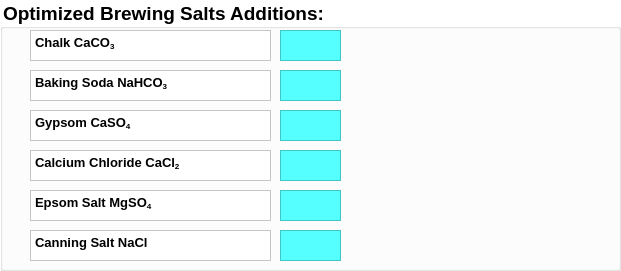
   <widget class="QGroupBox" name="groupBox_5">
    <property name="geometry">
     <rect>
      <x>30</x>
      <y>480</y>
      <width>621</width>
      <height>271</height>
     </rect>
    </property>
    <property name="font">
     <font>
      <pointsize>14</pointsize>
      <weight>75</weight>
      <bold>true</bold>
     </font>
    </property>
    <property name="styleSheet">
     <string notr="true">background-color: rgb(255, 255, 255);</string>
    </property>
    <property name="title">
     <string>Optimized Brewing Salts Additions:</string>
    </property>
    <widget class="QTextEdit" name="textEdit_43">
     <property name="geometry">
      <rect>
       <x>30</x>
       <y>230</y>
       <width>241</width>
       <height>31</height>
      </rect>
     </property>
     <property name="html">
      <string>&lt;!DOCTYPE HTML PUBLIC &quot;-//W3C//DTD HTML 4.0//EN&quot; &quot;http://www.w3.org/TR/REC-html40/strict.dtd&quot;&gt;
&lt;html&gt;&lt;head&gt;&lt;meta name=&quot;qrichtext&quot; content=&quot;1&quot; /&gt;&lt;style type=&quot;text/css&quot;&gt;
p, li { white-space: pre-wrap; }
&lt;/style&gt;&lt;/head&gt;&lt;body style=&quot; font-family:'MS Shell Dlg 2'; font-size:7.8pt; font-weight:400; font-style:normal;&quot;&gt;
&lt;p style=&quot; margin-top:0px; margin-bottom:0px; margin-left:0px; margin-right:0px; -qt-block-indent:0; text-indent:0px;&quot;&gt;&lt;span style=&quot; font-size:10pt; font-weight:600;&quot;&gt;Canning Salt NaCl&lt;/span&gt;&lt;/p&gt;&lt;/body&gt;&lt;/html&gt;</string>
     </property>
    </widget>
    <widget class="QTextEdit" name="textEdit_40">
     <property name="geometry">
      <rect>
       <x>280</x>
       <y>190</y>
       <width>61</width>
       <height>31</height>
      </rect>
     </property>
     <property name="styleSheet">
      <string notr="true">background-color: rgb(85, 255, 255);</string>
     </property>
     <property name="readOnly">
      <bool>false</bool>
     </property>
     <property name="html">
      <string>&lt;!DOCTYPE HTML PUBLIC &quot;-//W3C//DTD HTML 4.0//EN&quot; &quot;http://www.w3.org/TR/REC-html40/strict.dtd&quot;&gt;
&lt;html&gt;&lt;head&gt;&lt;meta name=&quot;qrichtext&quot; content=&quot;1&quot; /&gt;&lt;style type=&quot;text/css&quot;&gt;
p, li { white-space: pre-wrap; }
&lt;/style&gt;&lt;/head&gt;&lt;body style=&quot; font-family:'MS Shell Dlg 2'; font-size:7.8pt; font-weight:400; font-style:normal;&quot;&gt;
&lt;p style=&quot;-qt-paragraph-type:empty; margin-top:0px; margin-bottom:0px; margin-left:0px; margin-right:0px; -qt-block-indent:0; text-indent:0px;&quot;&gt;&lt;br /&gt;&lt;/p&gt;&lt;/body&gt;&lt;/html&gt;</string>
     </property>
    </widget>
    <widget class="QTextEdit" name="textEdit_35">
     <property name="geometry">
      <rect>
       <x>30</x>
       <y>110</y>
       <width>241</width>
       <height>31</height>
      </rect>
     </property>
     <property name="html">
      <string>&lt;!DOCTYPE HTML PUBLIC &quot;-//W3C//DTD HTML 4.0//EN&quot; &quot;http://www.w3.org/TR/REC-html40/strict.dtd&quot;&gt;
&lt;html&gt;&lt;head&gt;&lt;meta name=&quot;qrichtext&quot; content=&quot;1&quot; /&gt;&lt;style type=&quot;text/css&quot;&gt;
p, li { white-space: pre-wrap; }
&lt;/style&gt;&lt;/head&gt;&lt;body style=&quot; font-family:'MS Shell Dlg 2'; font-size:7.8pt; font-weight:400; font-style:normal;&quot;&gt;
&lt;p style=&quot; margin-top:0px; margin-bottom:0px; margin-left:0px; margin-right:0px; -qt-block-indent:0; text-indent:0px;&quot;&gt;&lt;span style=&quot; font-size:10pt; font-weight:600;&quot;&gt;Gypsom CaSO&lt;/span&gt;&lt;span style=&quot; font-size:10pt; font-weight:600; vertical-align:sub;&quot;&gt;4&lt;/span&gt;&lt;/p&gt;&lt;/body&gt;&lt;/html&gt;</string>
     </property>
    </widget>
    <widget class="QTextEdit" name="textEdit_41">
     <property name="geometry">
      <rect>
       <x>30</x>
       <y>190</y>
       <width>241</width>
       <height>31</height>
      </rect>
     </property>
     <property name="html">
      <string>&lt;!DOCTYPE HTML PUBLIC &quot;-//W3C//DTD HTML 4.0//EN&quot; &quot;http://www.w3.org/TR/REC-html40/strict.dtd&quot;&gt;
&lt;html&gt;&lt;head&gt;&lt;meta name=&quot;qrichtext&quot; content=&quot;1&quot; /&gt;&lt;style type=&quot;text/css&quot;&gt;
p, li { white-space: pre-wrap; }
&lt;/style&gt;&lt;/head&gt;&lt;body style=&quot; font-family:'MS Shell Dlg 2'; font-size:7.8pt; font-weight:400; font-style:normal;&quot;&gt;
&lt;p style=&quot; margin-top:0px; margin-bottom:0px; margin-left:0px; margin-right:0px; -qt-block-indent:0; text-indent:0px;&quot;&gt;&lt;span style=&quot; font-size:10pt; font-weight:600;&quot;&gt;Epsom Salt MgSO&lt;/span&gt;&lt;span style=&quot; font-size:10pt; font-weight:600; vertical-align:sub;&quot;&gt;4&lt;/span&gt;&lt;/p&gt;&lt;/body&gt;&lt;/html&gt;</string>
     </property>
    </widget>
    <widget class="QTextEdit" name="textEdit_38">
     <property name="geometry">
      <rect>
       <x>280</x>
       <y>150</y>
       <width>61</width>
       <height>31</height>
      </rect>
     </property>
     <property name="styleSheet">
      <string notr="true">background-color: rgb(85, 255, 255);</string>
     </property>
     <property name="readOnly">
      <bool>false</bool>
     </property>
     <property name="html">
      <string>&lt;!DOCTYPE HTML PUBLIC &quot;-//W3C//DTD HTML 4.0//EN&quot; &quot;http://www.w3.org/TR/REC-html40/strict.dtd&quot;&gt;
&lt;html&gt;&lt;head&gt;&lt;meta name=&quot;qrichtext&quot; content=&quot;1&quot; /&gt;&lt;style type=&quot;text/css&quot;&gt;
p, li { white-space: pre-wrap; }
&lt;/style&gt;&lt;/head&gt;&lt;body style=&quot; font-family:'MS Shell Dlg 2'; font-size:7.8pt; font-weight:400; font-style:normal;&quot;&gt;
&lt;p style=&quot;-qt-paragraph-type:empty; margin-top:0px; margin-bottom:0px; margin-left:0px; margin-right:0px; -qt-block-indent:0; text-indent:0px;&quot;&gt;&lt;br /&gt;&lt;/p&gt;&lt;/body&gt;&lt;/html&gt;</string>
     </property>
    </widget>
    <widget class="QTextEdit" name="textEdit_33">
     <property name="geometry">
      <rect>
       <x>280</x>
       <y>30</y>
       <width>61</width>
       <height>31</height>
      </rect>
     </property>
     <property name="styleSheet">
      <string notr="true">background-color: rgb(85, 255, 255);</string>
     </property>
     <property name="readOnly">
      <bool>false</bool>
     </property>
     <property name="html">
      <string>&lt;!DOCTYPE HTML PUBLIC &quot;-//W3C//DTD HTML 4.0//EN&quot; &quot;http://www.w3.org/TR/REC-html40/strict.dtd&quot;&gt;
&lt;html&gt;&lt;head&gt;&lt;meta name=&quot;qrichtext&quot; content=&quot;1&quot; /&gt;&lt;style type=&quot;text/css&quot;&gt;
p, li { white-space: pre-wrap; }
&lt;/style&gt;&lt;/head&gt;&lt;body style=&quot; font-family:'MS Shell Dlg 2'; font-size:7.8pt; font-weight:400; font-style:normal;&quot;&gt;
&lt;p style=&quot;-qt-paragraph-type:empty; margin-top:0px; margin-bottom:0px; margin-left:0px; margin-right:0px; -qt-block-indent:0; text-indent:0px;&quot;&gt;&lt;br /&gt;&lt;/p&gt;&lt;/body&gt;&lt;/html&gt;</string>
     </property>
    </widget>
    <widget class="QTextEdit" name="textEdit_34">
     <property name="geometry">
      <rect>
       <x>280</x>
       <y>110</y>
       <width>61</width>
       <height>31</height>
      </rect>
     </property>
     <property name="styleSheet">
      <string notr="true">background-color: rgb(85, 255, 255);</string>
     </property>
     <property name="readOnly">
      <bool>false</bool>
     </property>
     <property name="html">
      <string>&lt;!DOCTYPE HTML PUBLIC &quot;-//W3C//DTD HTML 4.0//EN&quot; &quot;http://www.w3.org/TR/REC-html40/strict.dtd&quot;&gt;
&lt;html&gt;&lt;head&gt;&lt;meta name=&quot;qrichtext&quot; content=&quot;1&quot; /&gt;&lt;style type=&quot;text/css&quot;&gt;
p, li { white-space: pre-wrap; }
&lt;/style&gt;&lt;/head&gt;&lt;body style=&quot; font-family:'MS Shell Dlg 2'; font-size:7.8pt; font-weight:400; font-style:normal;&quot;&gt;
&lt;p style=&quot;-qt-paragraph-type:empty; margin-top:0px; margin-bottom:0px; margin-left:0px; margin-right:0px; -qt-block-indent:0; text-indent:0px;&quot;&gt;&lt;br /&gt;&lt;/p&gt;&lt;/body&gt;&lt;/html&gt;</string>
     </property>
    </widget>
    <widget class="QTextEdit" name="textEdit_37">
     <property name="geometry">
      <rect>
       <x>30</x>
       <y>70</y>
       <width>241</width>
       <height>31</height>
      </rect>
     </property>
     <property name="html">
      <string>&lt;!DOCTYPE HTML PUBLIC &quot;-//W3C//DTD HTML 4.0//EN&quot; &quot;http://www.w3.org/TR/REC-html40/strict.dtd&quot;&gt;
&lt;html&gt;&lt;head&gt;&lt;meta name=&quot;qrichtext&quot; content=&quot;1&quot; /&gt;&lt;style type=&quot;text/css&quot;&gt;
p, li { white-space: pre-wrap; }
&lt;/style&gt;&lt;/head&gt;&lt;body style=&quot; font-family:'MS Shell Dlg 2'; font-size:7.8pt; font-weight:400; font-style:normal;&quot;&gt;
&lt;p style=&quot; margin-top:0px; margin-bottom:0px; margin-left:0px; margin-right:0px; -qt-block-indent:0; text-indent:0px;&quot;&gt;&lt;span style=&quot; font-size:10pt; font-weight:600;&quot;&gt;Baking Soda NaHCO&lt;/span&gt;&lt;span style=&quot; font-size:10pt; font-weight:600; vertical-align:sub;&quot;&gt;3&lt;/span&gt;&lt;/p&gt;&lt;/body&gt;&lt;/html&gt;</string>
     </property>
    </widget>
    <widget class="QTextEdit" name="textEdit_32">
     <property name="geometry">
      <rect>
       <x>30</x>
       <y>30</y>
       <width>241</width>
       <height>31</height>
      </rect>
     </property>
     <property name="html">
      <string>&lt;!DOCTYPE HTML PUBLIC &quot;-//W3C//DTD HTML 4.0//EN&quot; &quot;http://www.w3.org/TR/REC-html40/strict.dtd&quot;&gt;
&lt;html&gt;&lt;head&gt;&lt;meta name=&quot;qrichtext&quot; content=&quot;1&quot; /&gt;&lt;style type=&quot;text/css&quot;&gt;
p, li { white-space: pre-wrap; }
&lt;/style&gt;&lt;/head&gt;&lt;body style=&quot; font-family:'MS Shell Dlg 2'; font-size:7.8pt; font-weight:400; font-style:normal;&quot;&gt;
&lt;p style=&quot; margin-top:0px; margin-bottom:0px; margin-left:0px; margin-right:0px; -qt-block-indent:0; text-indent:0px;&quot;&gt;&lt;span style=&quot; font-size:10pt; font-weight:600;&quot;&gt;Chalk CaCO&lt;/span&gt;&lt;span style=&quot; font-size:10pt; font-weight:600; vertical-align:sub;&quot;&gt;3&lt;/span&gt;&lt;/p&gt;&lt;/body&gt;&lt;/html&gt;</string>
     </property>
    </widget>
    <widget class="QTextEdit" name="textEdit_36">
     <property name="geometry">
      <rect>
       <x>280</x>
       <y>70</y>
       <width>61</width>
       <height>31</height>
      </rect>
     </property>
     <property name="styleSheet">
      <string notr="true">background-color: rgb(85, 255, 255);</string>
     </property>
     <property name="readOnly">
      <bool>false</bool>
     </property>
     <property name="html">
      <string>&lt;!DOCTYPE HTML PUBLIC &quot;-//W3C//DTD HTML 4.0//EN&quot; &quot;http://www.w3.org/TR/REC-html40/strict.dtd&quot;&gt;
&lt;html&gt;&lt;head&gt;&lt;meta name=&quot;qrichtext&quot; content=&quot;1&quot; /&gt;&lt;style type=&quot;text/css&quot;&gt;
p, li { white-space: pre-wrap; }
&lt;/style&gt;&lt;/head&gt;&lt;body style=&quot; font-family:'MS Shell Dlg 2'; font-size:7.8pt; font-weight:400; font-style:normal;&quot;&gt;
&lt;p style=&quot;-qt-paragraph-type:empty; margin-top:0px; margin-bottom:0px; margin-left:0px; margin-right:0px; -qt-block-indent:0; text-indent:0px;&quot;&gt;&lt;br /&gt;&lt;/p&gt;&lt;/body&gt;&lt;/html&gt;</string>
     </property>
    </widget>
    <widget class="QTextEdit" name="textEdit_39">
     <property name="geometry">
      <rect>
       <x>30</x>
       <y>150</y>
       <width>241</width>
       <height>31</height>
      </rect>
     </property>
     <property name="html">
      <string>&lt;!DOCTYPE HTML PUBLIC &quot;-//W3C//DTD HTML 4.0//EN&quot; &quot;http://www.w3.org/TR/REC-html40/strict.dtd&quot;&gt;
&lt;html&gt;&lt;head&gt;&lt;meta name=&quot;qrichtext&quot; content=&quot;1&quot; /&gt;&lt;style type=&quot;text/css&quot;&gt;
p, li { white-space: pre-wrap; }
&lt;/style&gt;&lt;/head&gt;&lt;body style=&quot; font-family:'MS Shell Dlg 2'; font-size:7.8pt; font-weight:400; font-style:normal;&quot;&gt;
&lt;p style=&quot; margin-top:0px; margin-bottom:0px; margin-left:0px; margin-right:0px; -qt-block-indent:0; text-indent:0px;&quot;&gt;&lt;span style=&quot; font-size:10pt; font-weight:600;&quot;&gt;Calcium Chloride CaCl&lt;/span&gt;&lt;span style=&quot; font-size:10pt; font-weight:600; vertical-align:sub;&quot;&gt;2&lt;/span&gt;&lt;/p&gt;&lt;/body&gt;&lt;/html&gt;</string>
     </property>
    </widget>
    <widget class="QTextEdit" name="textEdit_42">
     <property name="geometry">
      <rect>
       <x>280</x>
       <y>230</y>
       <width>61</width>
       <height>31</height>
      </rect>
     </property>
     <property name="styleSheet">
      <string notr="true">background-color: rgb(85, 255, 255);</string>
     </property>
     <property name="readOnly">
      <bool>false</bool>
     </property>
     <property name="html">
      <string>&lt;!DOCTYPE HTML PUBLIC &quot;-//W3C//DTD HTML 4.0//EN&quot; &quot;http://www.w3.org/TR/REC-html40/strict.dtd&quot;&gt;
&lt;html&gt;&lt;head&gt;&lt;meta name=&quot;qrichtext&quot; content=&quot;1&quot; /&gt;&lt;style type=&quot;text/css&quot;&gt;
p, li { white-space: pre-wrap; }
&lt;/style&gt;&lt;/head&gt;&lt;body style=&quot; font-family:'MS Shell Dlg 2'; font-size:7.8pt; font-weight:400; font-style:normal;&quot;&gt;
&lt;p style=&quot;-qt-paragraph-type:empty; margin-top:0px; margin-bottom:0px; margin-left:0px; margin-right:0px; -qt-block-indent:0; text-indent:0px;&quot;&gt;&lt;br /&gt;&lt;/p&gt;&lt;/body&gt;&lt;/html&gt;</string>
     </property>
    </widget>
   </widget>
